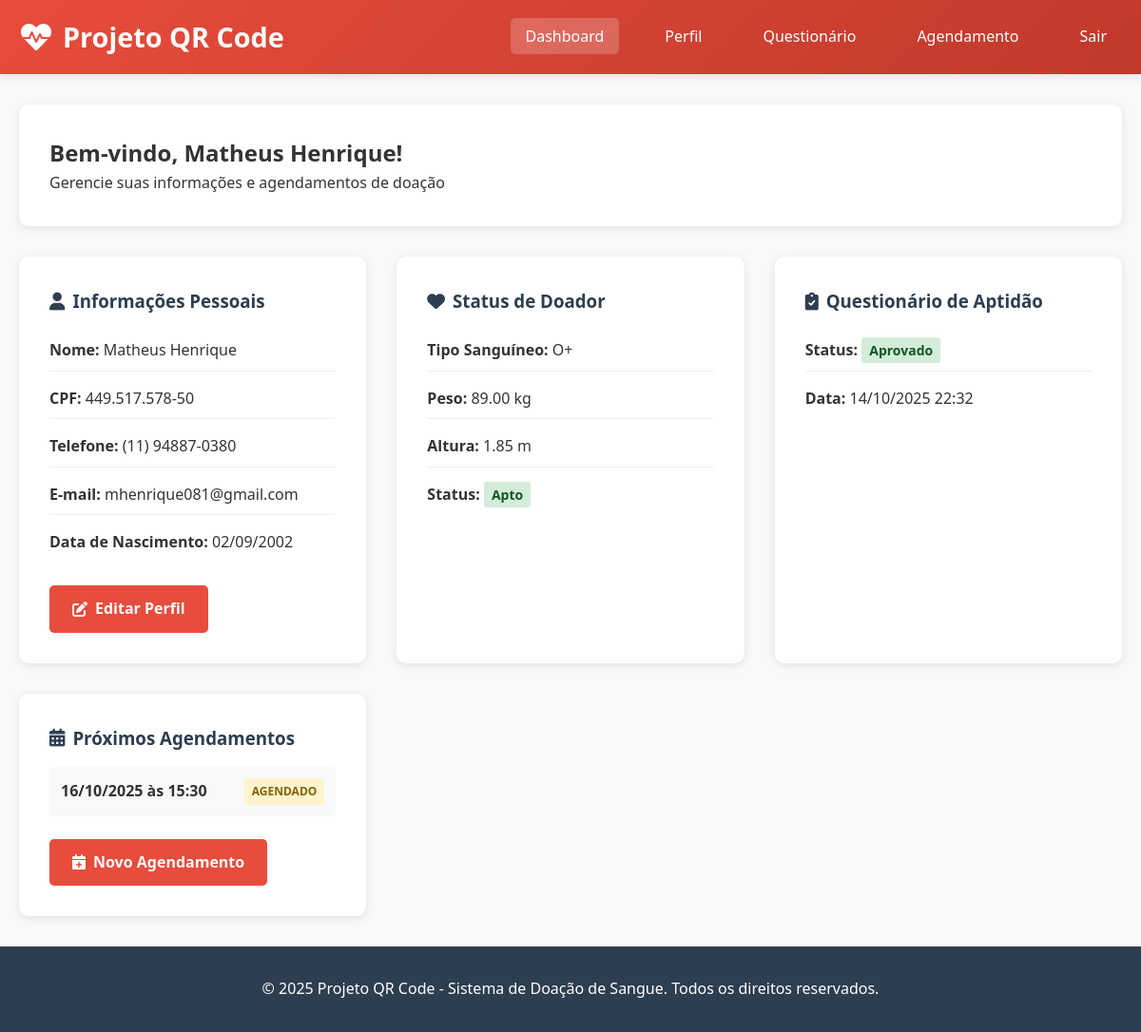
The app's page /dashboard.php (signed in) with its own data.
### tables this page shows
CREATE TABLE `usuarios` (
  `id` int NOT NULL AUTO_INCREMENT,
  `nome` varchar(255) NOT NULL,
  `data_nascimento` date NOT NULL,
  `cpf` varchar(14) NOT NULL,
  `telefone` varchar(20) NOT NULL,
  `perfil` varchar(50) DEFAULT 'usuario',
  `email` varchar(255) DEFAULT NULL,
  `senha` varchar(255) NOT NULL,
  `nivel_acesso` enum('usuario','admin') NOT NULL DEFAULT 'usuario',
  `ativo` tinyint(1) DEFAULT '1',
  `must_change_password` tinyint(1) DEFAULT '0',
  `data_cadastro` timestamp NULL DEFAULT CURRENT_TIMESTAMP,
  `data_atualizacao` timestamp NULL DEFAULT CURRENT_TIMESTAMP ON UPDATE CURRENT_TIMESTAMP,
  `ultimo_acesso` datetime DEFAULT NULL,
  PRIMARY KEY (`id`),
  UNIQUE KEY `cpf` (`cpf`)
);

CREATE TABLE `doadores` (
  `id` int NOT NULL AUTO_INCREMENT,
  `usuario_id` int NOT NULL,
  `apto_para_doacao` tinyint DEFAULT '0',
  `faltas` int DEFAULT '0',
  `bloqueado` tinyint DEFAULT '0',
  `motivo_bloqueio` varchar(255) DEFAULT NULL,
  `ultima_doacao` date DEFAULT NULL,
  `tipo_sanguineo` varchar(3) DEFAULT NULL,
  `rh` varchar(2) DEFAULT NULL,
  `peso` decimal(5,2) DEFAULT NULL,
  `altura` decimal(4,2) DEFAULT NULL,
  PRIMARY KEY (`id`),
  KEY `usuario_id` (`usuario_id`),
  CONSTRAINT `doadores_ibfk_1` FOREIGN KEY (`usuario_id`) REFERENCES `usuarios` (`id`)
);

CREATE TABLE `questionarios` (
  `id` int NOT NULL AUTO_INCREMENT,
  `usuario_id` int NOT NULL,
  `pergunta_1` tinyint(1) NOT NULL,
  `pergunta_2` tinyint(1) NOT NULL,
  `pergunta_3` tinyint(1) NOT NULL,
  `pergunta_4` tinyint(1) NOT NULL,
  `pergunta_5` tinyint(1) NOT NULL,
  `pergunta_6` tinyint(1) NOT NULL,
  `pergunta_7` tinyint(1) NOT NULL,
  `pergunta_8` tinyint(1) NOT NULL,
  `pergunta_9` tinyint(1) NOT NULL,
  `pergunta_10` tinyint(1) NOT NULL,
  `observacoes` text,
  `aprovado` tinyint(1) NOT NULL,
  `data_preenchimento` timestamp NULL DEFAULT CURRENT_TIMESTAMP,
  PRIMARY KEY (`id`),
  KEY `usuario_id` (`usuario_id`),
  CONSTRAINT `questionarios_ibfk_1` FOREIGN KEY (`usuario_id`) REFERENCES `usuarios` (`id`) ON DELETE CASCADE
);

CREATE TABLE `agendamentos` (
  `id` int NOT NULL AUTO_INCREMENT,
  `usuario_id` int NOT NULL,
  `data_agendamento` date NOT NULL,
  `hora_agendamento` time NOT NULL,
  `status` enum('AGENDADO','CONFIRMADO','REALIZADO','CANCELADO') DEFAULT 'AGENDADO',
  `observacoes` text,
  `data_criacao` timestamp NULL DEFAULT CURRENT_TIMESTAMP,
  `data_atualizacao` timestamp NULL DEFAULT CURRENT_TIMESTAMP ON UPDATE CURRENT_TIMESTAMP,
  PRIMARY KEY (`id`),
  KEY `usuario_id` (`usuario_id`),
  CONSTRAINT `agendamentos_ibfk_1` FOREIGN KEY (`usuario_id`) REFERENCES `usuarios` (`id`) ON DELETE CASCADE
);

### dashboard.php (the view, shortened to what this page needs)
<?php
try {
    $pdo = getConnection();
    $stmt = $pdo->prepare("SELECT * FROM usuarios WHERE id = ?");
    $stmt->execute([$_SESSION['usuario_id']]);
    $usuario = $stmt->fetch();
    $stmt = $pdo->prepare("SELECT * FROM doadores WHERE usuario_id = ?");
    $stmt->execute([$_SESSION['usuario_id']]);
    $doador = $stmt->fetch();
    $stmt = $pdo->prepare("SELECT * FROM agendamentos WHERE usuario_id = ? ORDER BY data_agendamento DESC LIMIT 5");
    $stmt->execute([$_SESSION['usuario_id']]);
    $agendamentos = $stmt->fetchAll();
    $stmt = $pdo->prepare("SELECT * FROM questionarios WHERE usuario_id = ? ORDER BY data_preenchimento DESC LIMIT 1");
    $stmt->execute([$_SESSION['usuario_id']]);
    $questionario = $stmt->fetch();
} catch (PDOException $e) {
    $erro = "Erro ao carregar dados do usuário.";
}
?>
<!DOCTYPE html>
<html lang="pt-BR">
<head>
    <link rel="stylesheet" href="assets/css/style.css">
    <link href="https://cdnjs.cloudflare.com/ajax/libs/font-awesome/6.0.0/css/all.min.css" rel="stylesheet">
</head>
<body>
    <header class="header">
        <div class="container">
            <div class="logo">
                <i class="fas fa-heartbeat"></i>
                <h1>Projeto QR Code</h1>
            </div>
            <nav class="nav">
                <ul>
                    <li><a href="dashboard.php" class="active">Dashboard</a></li>
                    <li><a href="perfil.php">Perfil</a></li>
                    <li><a href="questionario.php">Questionário</a></li>
                    <li><a href="agendamento.php">Agendamento</a></li>
                    <li><a href="logout.php">Sair</a></li>
                </ul>
            </nav>
        </div>
    </header>
    <main class="main">
        <div class="container">
            <div class="dashboard">
                <div class="dashboard-header">
                    <h2>Bem-vindo, <?php echo htmlspecialchars($usuario['nome']); ?>!</h2>
                    <p>Gerencie suas informações e agendamentos de doação</p>
                </div>
                <div class="dashboard-grid">
                    <div class="dashboard-card">
                        <h3><i class="fas fa-user"></i> Informações Pessoais</h3>
                        <div class="info-list">
                            <div class="info-item">
                                <strong>Nome:</strong> <?php echo htmlspecialchars($usuario['nome']); ?>
                            </div>
                            <div class="info-item">
                                <strong>CPF:</strong> <?php echo htmlspecialchars($usuario['cpf']); ?>
                            </div>
                            <div class="info-item">
                                <strong>Telefone:</strong> <?php echo htmlspecialchars($usuario['telefone']); ?>
                            </div>
                            <div class="info-item">
                                <strong>E-mail:</strong> <?php echo htmlspecialchars($usuario['email'] ?: 'Não informado'); ?>
                            </div>
                            <div class="info-item">
                                <strong>Data de Nascimento:</strong>
                                <?php echo date('d/m/Y', strtotime($usuario['data_nascimento'])); ?>
                            </div>
                        </div>
                        <a href="perfil.php" class="btn btn-primary">
                            <i class="fas fa-edit"></i> Editar Perfil
                        </a>
                    </div>
                    <div class="dashboard-card">
                        <h3><i class="fas fa-heart"></i> Status de Doador</h3>
                        <?php if ($doador): ?>
                            <div class="info-list">
                                <div class="info-item">
                                    <strong>Tipo Sanguíneo:</strong> <?php echo htmlspecialchars($doador['tipo_sanguineo'] . $doador['rh']); ?>
                                </div>
                                <div class="info-item">
                                    <strong>Peso:</strong> <?php echo htmlspecialchars($doador['peso']); ?> kg
                                </div>
                                <div class="info-item">
                                    <strong>Altura:</strong> <?php echo htmlspecialchars($doador['altura']); ?> m
                                </div>
                                <div class="info-item">
                                    <strong>Status:</strong>
                                    <span class="status <?php echo $doador['apto_para_doacao'] ? 'status-apto' : 'status-inapto'; ?>">
                                        <?php echo $doador['apto_para_doacao'] ? 'Apto' : 'Inapto'; ?>
                                    </span>
                                </div>
                            </div>
                        <?php endif; ?>
                    </div>
                    <div class="dashboard-card">
                        <h3><i class="fas fa-clipboard-check"></i> Questionário de Aptidão</h3>
                        <?php if ($questionario): ?>
                            <div class="info-list">
                                <div class="info-item">
                                    <strong>Status:</strong>
                                    <span class="status <?php echo $questionario['aprovado'] ? 'status-apto' : 'status-inapto'; ?>">
                                        <?php echo $questionario['aprovado'] ? 'Aprovado' : 'Reprovado'; ?>
                                    </span>
                                </div>
                                <div class="info-item">
                                    <strong>Data:</strong>
                                    <?php echo date('d/m/Y H:i', strtotime($questionario['data_preenchimento'])); ?>
                                </div>
                            </div>
                            <a href="questionario.php" class="btn btn-secondary">
                                <i class="fas fa-redo"></i> Refazer Questionário
                            </a>
                        <?php endif; ?>
                    </div>
                    <div class="dashboard-card">
                        <h3><i class="fas fa-calendar-alt"></i> Próximos Agendamentos</h3>
                        <?php if ($agendamentos): ?>
                            <div class="agendamentos-list">
                                <?php foreach ($agendamentos as $agendamento): ?>
                                    <div class="agendamento-item">
                                        <div class="agendamento-data">
                                            <?php echo date('d/m/Y', strtotime($agendamento['data_agendamento'])); ?>
                                            às <?php echo date('H:i', strtotime($agendamento['hora_agendamento'])); ?>
                                        </div>
                                        <div class="agendamento-status status-<?php echo strtolower($agendamento['status']); ?>">
                                            <?php echo ucfirst($agendamento['status']); ?>
                                        </div>
                                    </div>
                                <?php endforeach; ?>
                            </div>
                            <a href="agendamento.php" class="btn btn-primary">
                                <i class="fas fa-calendar-plus"></i> Novo Agendamento
                            </a>
                        <?php endif; ?>
                    </div>
                </div>
            </div>
        </div>
    </main>
    <footer class="footer">
        <div class="container">
            <p>&copy; 2025 Projeto QR Code - Sistema de Doação de Sangue. Todos os direitos reservados.</p>
        </div>
    </footer>
</body>
</html>

### assets/css/style.css (style rules this page uses)
* { margin: 0; padding: 0; box-sizing: border-box; }
body { font-family: 'Segoe UI', Tahoma, Geneva, Verdana, sans-serif; line-height: 1.6; color: #333; background-color: #f8f9fa; }
.container { max-width: 1200px; margin: 0 auto; padding: 0 20px; }
.header { background: linear-gradient(135deg, #e74c3c, #c0392b); color: white; padding: 1rem 0; box-shadow: 0 2px 10px rgba(0,0,0,0.1); }
.header .container { display: flex; justify-content: space-between; align-items: center; }
.logo { display: flex; align-items: center; gap: 10px; }
.logo i { font-size: 2rem; }
.logo h1 { font-size: 1.8rem; font-weight: 700; }
.nav ul { display: flex; list-style: none; gap: 2rem; }
.nav a { color: white; text-decoration: none; padding: 0.5rem 1rem; border-radius: 5px; transition: background-color 0.3s; }
.nav a:hover, .nav a.active { background-color: rgba(255,255,255,0.2); }
.main { min-height: calc(100vh - 200px); }
.footer { background: #2c3e50; color: white; text-align: center; padding: 2rem 0; }
.btn { display: inline-flex; align-items: center; gap: 0.5rem; padding: 0.75rem 1.5rem; border: none; border-radius: 5px; text-decoration: none; font-weight: 600; cursor: pointer; transition: all 0.3s; }
.btn-primary { background: #e74c3c; color: white; }
.btn-secondary { background: transparent; color: white; border: 2px solid white; }
.dashboard { padding: 2rem 0; }
.dashboard-header { background: white; padding: 2rem; border-radius: 10px; box-shadow: 0 2px 10px rgba(0,0,0,0.1); margin-bottom: 2rem; }
.dashboard-grid { display: grid; grid-template-columns: repeat(auto-fit, minmax(300px, 1fr)); gap: 2rem; }
.dashboard-card { background: white; padding: 2rem; border-radius: 10px; box-shadow: 0 2px 10px rgba(0,0,0,0.1); }
.dashboard-card h3 { color: #2c3e50; margin-bottom: 1rem; display: flex; align-items: center; gap: 0.5rem; }
.auth-card, .feature-card, .dashboard-card { animation: fadeIn 0.6s ease-out; }

### dashboard.php (style rules this page uses)
.info-list { margin-bottom: 1.5rem; }
.info-item { margin-bottom: 0.5rem; padding: 0.5rem 0; border-bottom: 1px solid #ecf0f1; }
.info-item:last-child { border-bottom: none; }
.status { padding: 0.25rem 0.5rem; border-radius: 3px; font-size: 0.875rem; font-weight: 600; }
.status-apto { background: #d4edda; color: #155724; }
.agendamentos-list { margin-bottom: 1.5rem; }
.agendamento-item { display: flex; justify-content: space-between; align-items: center; padding: 0.75rem; background: #f8f9fa; border-radius: 5px; margin-bottom: 0.5rem; }
.agendamento-data { font-weight: 600; }
.agendamento-status { padding: 0.25rem 0.5rem; border-radius: 3px; font-size: 0.75rem; font-weight: 600; }
.status-agendado { background: #fff3cd; color: #856404; }

### records on screen
usuarios: nome "Matheus Henrique", cpf "449.517.578-50", telefone "(11) 94887-0380", email "mhenrique081@gmail.com", data_nascimento "02/09/2002"
doadores: tipo_sanguineo "O+", peso "89.00", altura "1.85"
questionarios: data_preenchimento "14/10/2025 22:32"
agendamentos: data_agendamento "16/10/2025", hora_agendamento "15:30", status "AGENDADO"
